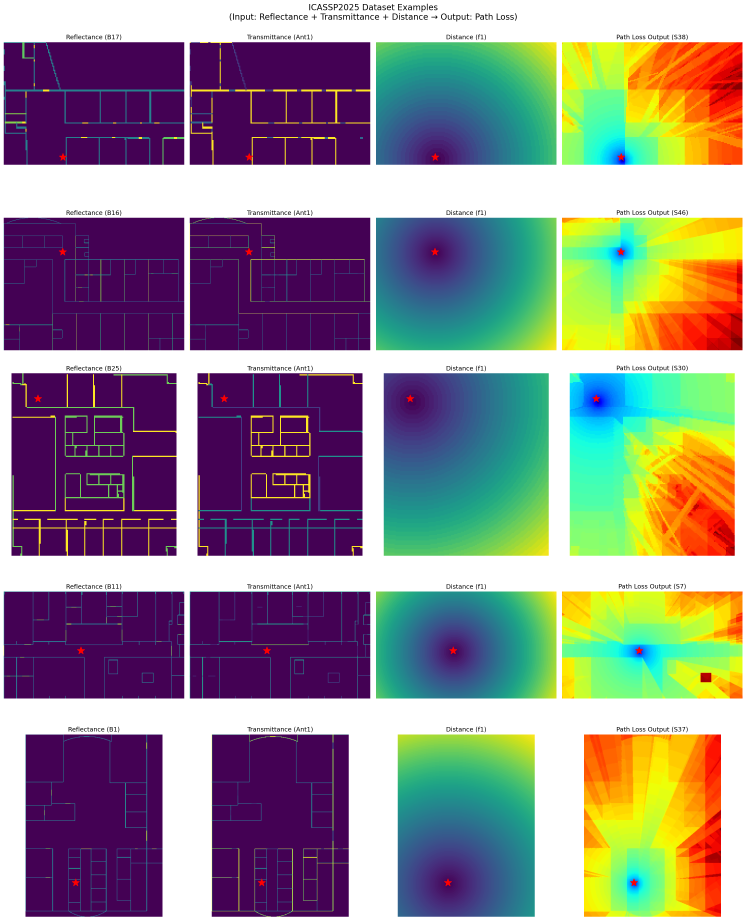
#> input picture icassp2025_existing_examples.png, 2985 x 3682 px (shown at 1/4 size)
$ python irt4_image_comparison.py --gt_dir . --gen_dir .
#> lines starting #> are read from the running program, lines starting #| are printed output that depends on the picture
#!/usr/bin/env python3
"""
Script to compare IRT4 ground truth and generated images.
Creates three-column visualizations showing GT, generated, and difference map.
"""

import os
import numpy as np
import matplotlib.pyplot as plt
from PIL import Image
import argparse
from pathlib import Path
import random


def load_image(image_path):
    """Load image as numpy array."""
#> called with image_path = './icassp2025_existing_examples.png'
    return np.array(Image.open(image_path))
#> returned value is the input picture: shape (3682, 2985, 4); mean R, G, B, A 143.4, 136.8, 137.9, 255


def compute_difference_map(img1, img2):
    """Compute absolute difference between two images."""
    # Ensure images are the same size
    if img1.shape[:2] != img2.shape[:2]:
        img2 = np.array(Image.fromarray(img2).resize((img1.shape[1], img1.shape[0])))

    # Convert to grayscale if needed
    if len(img1.shape) == 3:
        img1 = np.mean(img1, axis=2)
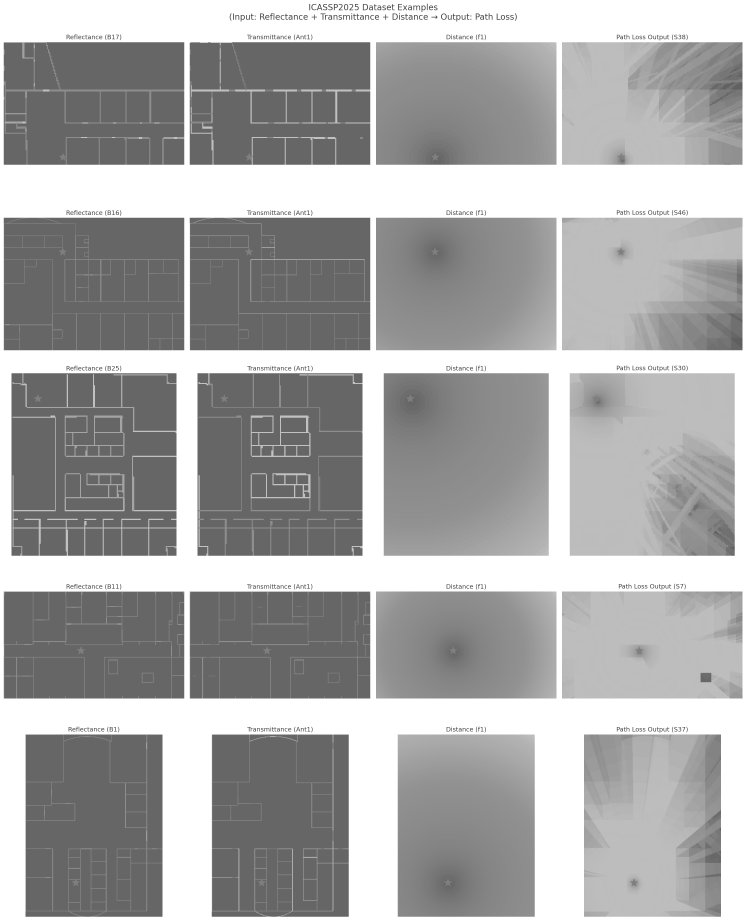
#> img1: shape (3682, 2985) float64 (shown at 1/4 size); min 63.75, max 255, mean 168.3
    if len(img2.shape) == 3:
        img2 = np.mean(img2, axis=2)

    # Compute absolute difference
    diff = np.abs(img1.astype(float) - img2.astype(float))
#> diff: shape (3682, 2985) float64; every value is 0

    # Normalize to 0-255 range
    if diff.max() > 0:
        diff = (diff / diff.max()) * 255

    return diff.astype(np.uint8)
#> returned value: shape (3682, 2985); every value is 0


def create_comparison_figure(gt_images, gen_images, output_path, samples_per_figure=5):
    """Create a comparison figure with GT, generated, and difference map."""
    n_samples = min(len(gt_images), len(gen_images), samples_per_figure)

    if n_samples == 0:
        print("No matching images found!")
        return

    fig, axes = plt.subplots(n_samples, 3, figsize=(15, 5 * n_samples))

    if n_samples == 1:
        axes = axes.reshape(1, -1)

    for i in range(n_samples):
        gt_img = load_image(gt_images[i])
        gen_img = load_image(gen_images[i])
        diff_img = compute_difference_map(gt_img, gen_img)

        # Ground truth
        if len(gt_img.shape) == 3:
            axes[i, 0].imshow(gt_img)
        else:
            axes[i, 0].imshow(gt_img, cmap='gray')
        axes[i, 0].set_title(f'Ground Truth - {os.path.basename(gt_images[i])}')
        axes[i, 0].axis('off')

        # Generated
        if len(gen_img.shape) == 3:
            axes[i, 1].imshow(gen_img)
        else:
            axes[i, 1].imshow(gen_img, cmap='gray')
        axes[i, 1].set_title(f'Generated - {os.path.basename(gen_images[i])}')
        axes[i, 1].axis('off')

        # Difference map
        axes[i, 2].imshow(diff_img, cmap='hot')
        axes[i, 2].set_title('Difference Map')
        axes[i, 2].axis('off')

    plt.tight_layout()
    plt.savefig(output_path, dpi=300, bbox_inches='tight')
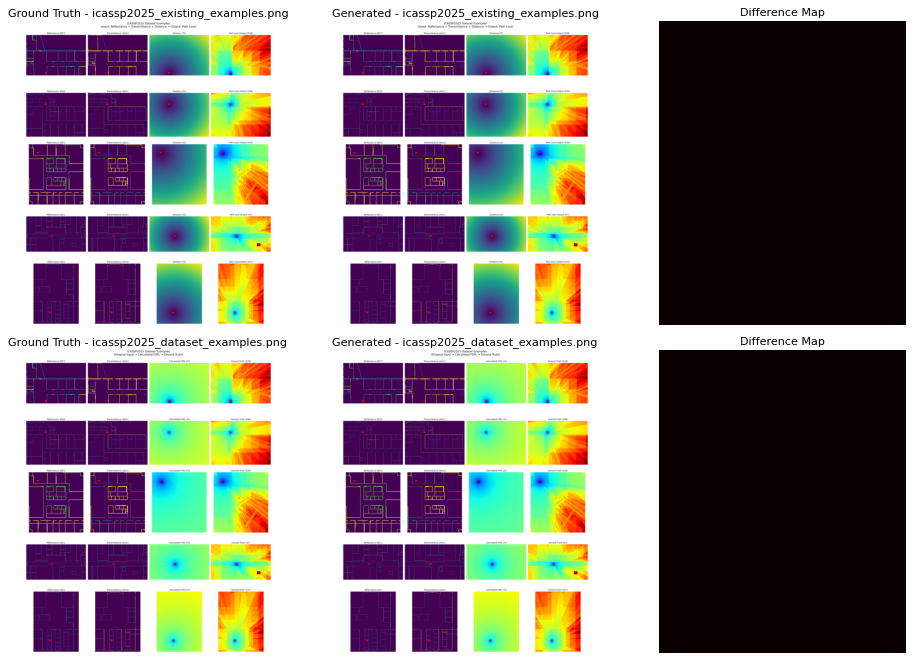
#> figure drawn by matplotlib, 6 panels
    plt.close()

    print(f"Comparison figure saved to: {output_path}")


def find_matching_images(gt_dir, gen_dir):
    """Find matching images between ground truth and generated directories."""
    gt_files = [f for f in os.listdir(gt_dir) if f.endswith('.png')]
    gen_files = [f for f in os.listdir(gen_dir) if f.endswith('.png')]

    gt_files_set = set(gt_files)
    gen_files_set = set(gen_files)

    matching_files = gt_files_set.intersection(gen_files_set)

    gt_paths = [os.path.join(gt_dir, f) for f in matching_files]
    gen_paths = [os.path.join(gen_dir, f) for f in matching_files]

    return gt_paths, gen_paths, matching_files


def main():
    parser = argparse.ArgumentParser(description='Compare IRT4 ground truth and generated images')
    parser.add_argument('--gt_dir', type=str, required=True,
                       help='Path to ground truth images directory')
    parser.add_argument('--gen_dir', type=str, required=True,
                       help='Path to generated images directory')
    parser.add_argument('--output_dir', type=str, default='./irt4_comparison_results',
                       help='Output directory for comparison figures')
    parser.add_argument('--samples_per_figure', type=int, default=5,
                       help='Number of samples per figure')
    parser.add_argument('--num_figures', type=int, default=1,
                       help='Number of figures to create')
    parser.add_argument('--random_seed', type=int, default=42,
                       help='Random seed for sampling')

    args = parser.parse_args()

    # Create output directory
    os.makedirs(args.output_dir, exist_ok=True)

    # Find matching images
    gt_paths, gen_paths, matching_files = find_matching_images(args.gt_dir, args.gen_dir)

    print(f"Found {len(matching_files)} matching images")

    if len(matching_files) == 0:
        print("No matching images found between directories!")
        return

    # Set random seed for reproducibility
    random.seed(args.random_seed)
    np.random.seed(args.random_seed)

    # Create multiple figures if needed
    total_samples = min(len(matching_files), args.samples_per_figure * args.num_figures)

    for fig_idx in range(args.num_figures):
        start_idx = fig_idx * args.samples_per_figure
        end_idx = min(start_idx + args.samples_per_figure, total_samples)

        if start_idx >= total_samples:
            break

        # Sample images
        sampled_indices = list(range(start_idx, end_idx))

        gt_sampled = [gt_paths[i] for i in sampled_indices]
        gen_sampled = [gen_paths[i] for i in sampled_indices]

        # Create comparison figure
        output_path = os.path.join(args.output_dir, f'irt4_comparison_figure_{fig_idx + 1}.png')
        create_comparison_figure(gt_sampled, gen_sampled, output_path, args.samples_per_figure)

    print(f"Created {min(args.num_figures, (total_samples + args.samples_per_figure - 1) // args.samples_per_figure)} comparison figures")


if __name__ == "__main__":
    main()
